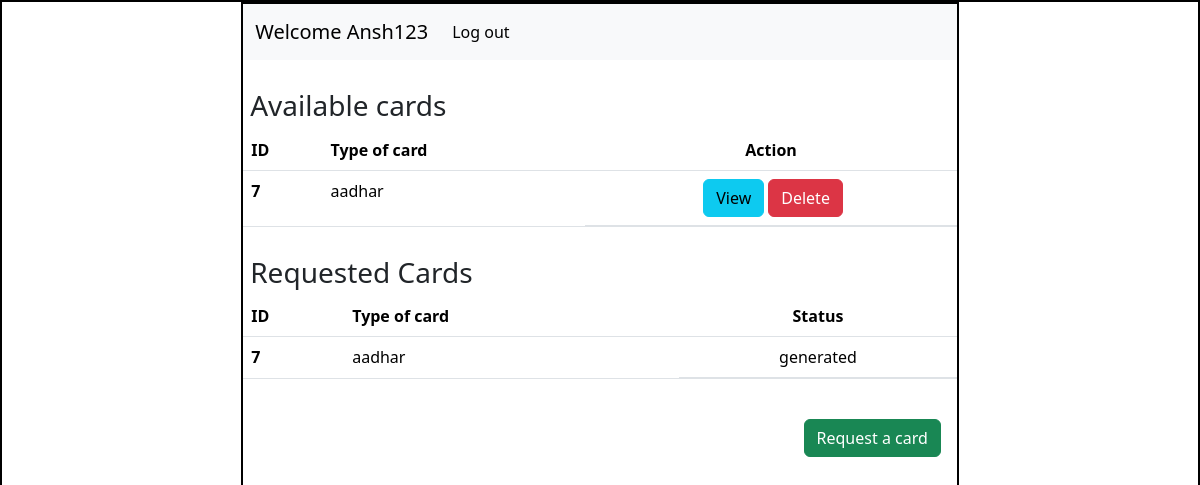
The page /home/2 on the database as committed earlier.
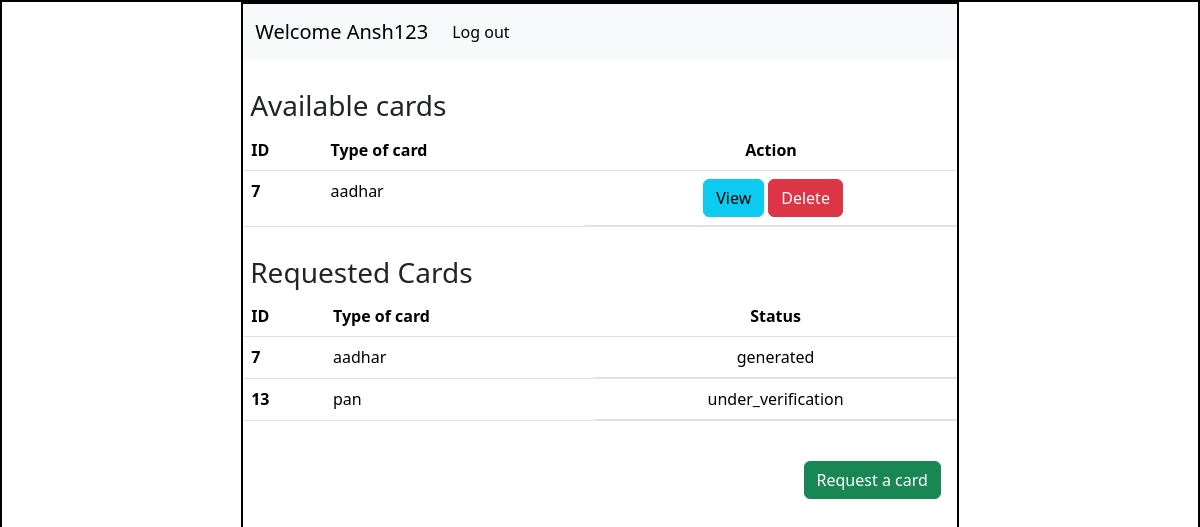
The same page on the database as committed later.
### Application/models.py (models this page shows)
class Info(db.Model):
    id=db.Column(db.Integer(),primary_key=True)
    attribute_name=db.Column(db.String(),nullable=False)
    attribute_value=db.Column(db.String(),nullable=False)
    card_name=db.Column(db.String(),nullable=False)
    user_id=db.Column(db.Integer(),db.ForeignKey('user.id'),nullable=False)

### Application/controllers.py (the view)
@app.route('/home/<int:user_id>')
def user_dashboard(user_id):
    this_user=User.query.filter_by(id=user_id).first()
    return render_template('user_dashboard.html',this_user=this_user)

### templates/user_dashboard.html (shortened to what this page needs)
<!DOCTYPE html>
<html lang="en">
  <head>
    <link
      href="https://cdn.jsdelivr.net/npm/bootstrap@5.3.3/dist/css/bootstrap.min.css"
      rel="stylesheet"
    />
    <link rel="stylesheet" href="/static/style.css"/>
  </head>
  <body>
    <div id="main">
      <div id="canvas">
        <nav class="navbar navbar-expand-lg bg-body-tertiary">
            <div class="container-fluid">
              <a class="navbar-brand" href="#">Welcome {{this_user.username}}</a>
              <div class="collapse navbar-collapse" id="navbarSupportedContent">
                <ul class="navbar-nav me-auto mb-2 mb-lg-0">
                  <li class="nav-item">
                    <a class="nav-link active" aria-current="page" href="/login">Log out</a>
                  </li>
              </div>
            </div>
          </nav>
          <div id="content">
            <h3 class="headings">Available cards</h3>
            <div class="table">
            <table class="table">
                <thead>
                  <tr>
                    <th scope="col">ID</th>
                    <th scope="col">Type of card</th>
                    <th scope="col" class="text-center">Action</th>
                  </tr>
                </thead>
                <tbody>
                  {% for info in this_user.details %}
                    {% if info.attribute_value=='generated' %}
                      <tr>
                        <th scope="row">{{loop.index}}</th>
                        <td>{{info.card_name}}</td>
                        <td class="d-flex justify-content-center"><a href="/view/{{info.card_name}}/{{info.user_id}}" type="button" class="btn btn-info mx-1">View</a>
                        <a href=""type="button" class="btn btn-danger">Delete</a></td>
                      </tr>
                    {% endif %}
                  {% endfor %}
                </tbody>
              </table>
              </div>
              <h3 class="headings">Requested Cards </h3>
            <div class="table">
            <table class="table">
                <thead>
                  <tr>
                    <th scope="col">ID</th>
                    <th scope="col">Type of card</th>
                    <th scope="col" class="text-center">Status</th>
                  </tr>
                </thead>
                <tbody>
                  {% for info in this_user.details %}
                    {% if info.attribute_name=='Status' %}
                      <tr>
                        <th scope="row">{{loop.index}}</th>
                        <td>{{info.card_name}}</td>
                        <td class="d-flex justify-content-center">{{info.attribute_value}}</td>
                      </tr>
                    {% endif %}
                  {% endfor %}
                </tbody>
              </table>
            </div>
            <div class="text-end">
                <a href="/request_card/{{this_user.id}}" type="button" class="btn btn-success mx-3 my-4">Request a card</a>
            </div>
          </div>
      </div>
    </div>
  </body>
</html>

Rows that differ between the two databases and show on the page:
added Info: card_name "pan", attribute_value "under_verification", shown under "Requested Cards"
